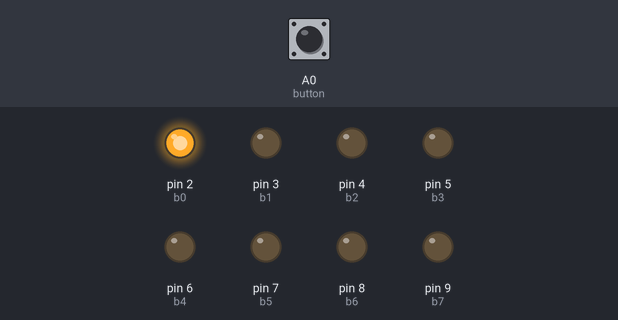
A sketch run on a simulated Arduino Uno, built with avr-gcc and run on an emulated ATmega328P. Shown: output pins drawn as LEDs (lit = HIGH). The inputs (shaded band) are chosen by the test bench; at power-on: A0 (button) LOW.

Above: at 1.2 s.
1.3 s: A0 (button) pulled HIGH for 0.15 s
At 2.3 s:
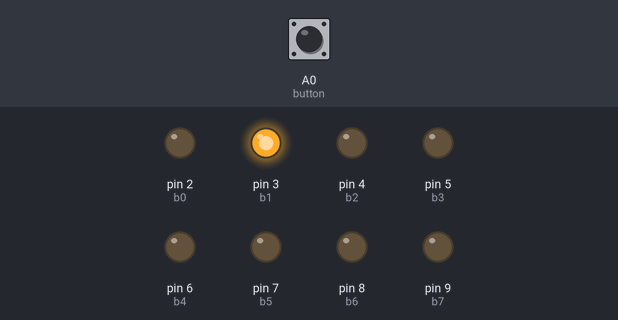
2.9 s: A0 (button) pulled HIGH for 1 s
At 3.6 s:
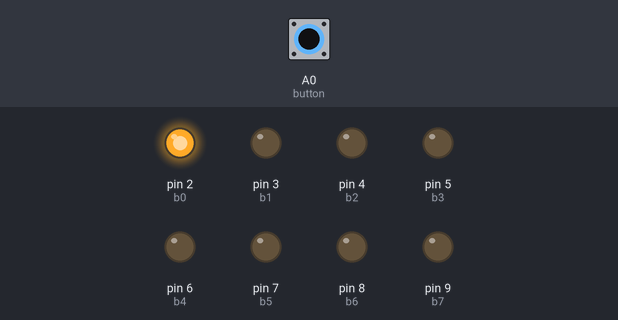
5.4 s: A0 (button) pulled HIGH for 3.2 s
At 6.7 s:
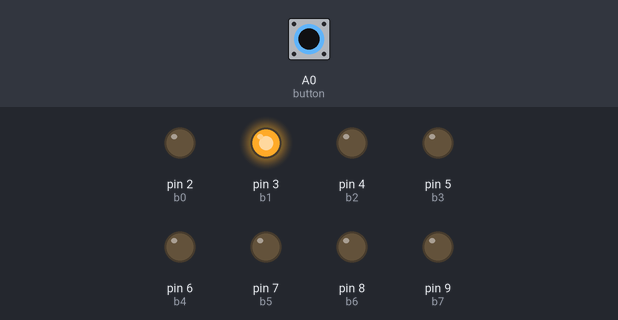
Timing chart, 0 to 8.4 s (numbered marks = the images above; inputs shaded):
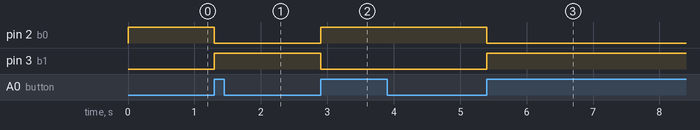

The sketch:

rlama005_lab3_part1.ino
```cpp
// C++ code
//
  int button = A0;
  const int b0 = 2;
    const int b1 = 3;
    const int b2 = 4;
    const int b3 = 5;
    const int b4 = 6;
    const int b5 = 7;
    const int b6 = 8;
    const int b7 = 9;
  int a = 0x00;
  int a0, a1, a2, a3, a4, a5, a6, a7;
  void setup(){

    pinMode(b0, OUTPUT);
    pinMode(b1, OUTPUT);
    pinMode(b2, OUTPUT);
    pinMode(b3, OUTPUT);
    pinMode(b4, OUTPUT);
    pinMode(b5, OUTPUT);
    pinMode(b6, OUTPUT);
    pinMode(b7, OUTPUT);
    Serial.begin(9600);
}
  void readData(){

    if(Serial.available()){
      a = Serial.parseInt();
  }

  a7 = a >> 7;
  a6 = (a >> 6) & 0x01;
  a5 = (a >> 5) & 0x01;
  a4 = (a >> 4) & 0x01;
  a3 = (a >> 3) & 0x01;
  a2 = (a >> 2) & 0x01;
  a1 = (a >> 1) & 0x01;
  a0 = (a >> 0) & 0x01;
}
  void resetB()
{
    digitalWrite(b7,LOW);
    digitalWrite(b6,LOW);
    digitalWrite(b5,LOW);
    digitalWrite(b4,LOW);
    digitalWrite(b3,LOW);
    digitalWrite(b2,LOW);
    digitalWrite(b1,LOW);
    digitalWrite(b0,LOW);
}
  void writeToB(unsigned char temp){

  if ((temp>>7) & 0x01){digitalWrite(b7,HIGH);}
  if ((temp>>6) & 0x01){digitalWrite(b6,HIGH);}
  if ((temp>>5) & 0x01){digitalWrite(b5,HIGH);}
  if ((temp>>4) & 0x01){digitalWrite(b4,HIGH);}
  if ((temp>>3) & 0x01){digitalWrite(b3,HIGH);}
  if ((temp>>2) & 0x01){digitalWrite(b2,HIGH);}
  if ((temp>>1) & 0x01){digitalWrite(b1,HIGH);}
  if (temp & 0x01){digitalWrite(b0,HIGH);}
}
///////////////////////////////////////////////////////
///////////////////////////////////////////////////////
///////////////////////////////////////////////////////
///////////////////////////////////////////////////////
enum States{Start, OFF_INIT, OFF_PRESSED,
            ON_INIT, ON_PRESSED}state;


void Tick(){
  switch(state){
    case Start:
      digitalWrite(b0, HIGH);
      state = OFF_INIT;
      break;
    case OFF_INIT: ////RELEASE
      if(digitalRead(button) == HIGH){
          digitalWrite(b0, HIGH);
            digitalWrite(b1, LOW);
            state = ON_PRESSED;
      }
      else{
          state = OFF_INIT; ////RELEASE
        }
      break;
    case ON_PRESSED:
      if(digitalRead(button) == HIGH){
            digitalWrite(b1, HIGH);
            digitalWrite(b0, LOW);
          state = ON_PRESSED;
        }
      else{
          state = ON_INIT; ////RELEASE
        }
      break;
    case ON_INIT: ////RELEASE
      if(digitalRead(button) == HIGH){
          ////////
            state = OFF_PRESSED;
        }
      else{
          state = ON_INIT; ////RELEASE
        }
      break;
    case OFF_PRESSED:
      if(digitalRead(button) == HIGH){
            digitalWrite(b0, HIGH);
            digitalWrite(b1, LOW);
          state = OFF_PRESSED;
        }
      else{
          state = OFF_INIT;
        }
      break;
    default:
      break;
  }
}


void loop(){
  //writeToB(0x01);
  state = Start;
  while(1){
    Tick();
  }

}
```

Measured:
- after the input at 1.3 s, pin 2 (b0): HIGH → LOW at once; pin 3 (b1): LOW → HIGH at once
- after the input at 2.9 s, pin 2 (b0): LOW → HIGH at once; pin 3 (b1): HIGH → LOW at once
- after the input at 5.4 s, pin 2 (b0): HIGH → LOW at once; pin 3 (b1): LOW → HIGH at once
